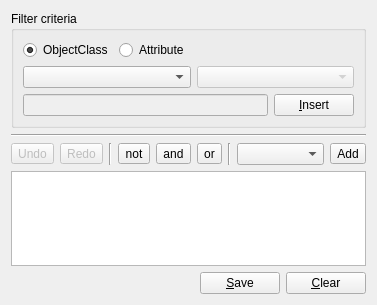
<?xml version="1.0" encoding="UTF-8"?>
<ui version="4.0">
 <class>FilterWizard</class>
 <widget class="QWidget" name="FilterWizard">
  <property name="geometry">
   <rect>
    <x>0</x>
    <y>0</y>
    <width>377</width>
    <height>305</height>
   </rect>
  </property>
  <property name="sizePolicy">
   <sizepolicy hsizetype="Expanding" vsizetype="Expanding">
    <horstretch>0</horstretch>
    <verstretch>0</verstretch>
   </sizepolicy>
  </property>
  <property name="windowTitle">
   <string>Form</string>
  </property>
  <layout class="QVBoxLayout" name="verticalLayout">
   <item>
    <widget class="QGroupBox" name="criteriaGroup">
     <property name="focusPolicy">
      <enum>Qt::NoFocus</enum>
     </property>
     <property name="title">
      <string>Filter criteria</string>
     </property>
     <layout class="QGridLayout" name="gridLayout_2">
      <item row="0" column="0">
       <widget class="QRadioButton" name="rbObjectClass">
        <property name="text">
         <string>ObjectClass</string>
        </property>
        <property name="checked">
         <bool>true</bool>
        </property>
       </widget>
      </item>
      <item row="1" column="3" colspan="3">
       <widget class="QComboBox" name="equalityBox">
        <property name="enabled">
         <bool>false</bool>
        </property>
       </widget>
      </item>
      <item row="3" column="0" colspan="5">
       <widget class="QLineEdit" name="criteriaEdit">
        <property name="enabled">
         <bool>false</bool>
        </property>
        <property name="focusPolicy">
         <enum>Qt::StrongFocus</enum>
        </property>
       </widget>
      </item>
      <item row="1" column="0" colspan="3">
       <widget class="QComboBox" name="optionBox"/>
      </item>
      <item row="0" column="1" colspan="5">
       <widget class="QRadioButton" name="rbAttribute">
        <property name="text">
         <string>Attribute</string>
        </property>
       </widget>
      </item>
      <item row="3" column="5">
       <widget class="QPushButton" name="insertButton">
        <property name="toolTip">
         <string>Click to insert the search criteria in the filter below.</string>
        </property>
        <property name="text">
         <string>&amp;Insert</string>
        </property>
       </widget>
      </item>
     </layout>
    </widget>
   </item>
   <item>
    <widget class="Line" name="line_2">
     <property name="orientation">
      <enum>Qt::Horizontal</enum>
     </property>
    </widget>
   </item>
   <item>
    <layout class="QHBoxLayout" name="horizontalLayout_2">
     <item>
      <widget class="QToolButton" name="undoButton">
       <property name="enabled">
        <bool>false</bool>
       </property>
       <property name="text">
        <string>Undo</string>
       </property>
      </widget>
     </item>
     <item>
      <widget class="QToolButton" name="redoButton">
       <property name="enabled">
        <bool>false</bool>
       </property>
       <property name="text">
        <string>Redo</string>
       </property>
      </widget>
     </item>
     <item>
      <widget class="Line" name="vline1">
       <property name="orientation">
        <enum>Qt::Vertical</enum>
       </property>
      </widget>
     </item>
     <item>
      <widget class="QToolButton" name="notButton">
       <property name="enabled">
        <bool>true</bool>
       </property>
       <property name="sizePolicy">
        <sizepolicy hsizetype="Fixed" vsizetype="Fixed">
         <horstretch>0</horstretch>
         <verstretch>0</verstretch>
        </sizepolicy>
       </property>
       <property name="toolTip">
        <string>Click to negate selection</string>
       </property>
       <property name="text">
        <string>not</string>
       </property>
      </widget>
     </item>
     <item>
      <widget class="QToolButton" name="andButton">
       <property name="enabled">
        <bool>true</bool>
       </property>
       <property name="sizePolicy">
        <sizepolicy hsizetype="Maximum" vsizetype="Fixed">
         <horstretch>0</horstretch>
         <verstretch>0</verstretch>
        </sizepolicy>
       </property>
       <property name="toolTip">
        <string>Click to 'and' selection</string>
       </property>
       <property name="text">
        <string>and</string>
       </property>
       <property name="checkable">
        <bool>false</bool>
       </property>
      </widget>
     </item>
     <item>
      <widget class="QToolButton" name="orButton">
       <property name="enabled">
        <bool>true</bool>
       </property>
       <property name="sizePolicy">
        <sizepolicy hsizetype="Fixed" vsizetype="Fixed">
         <horstretch>0</horstretch>
         <verstretch>0</verstretch>
        </sizepolicy>
       </property>
       <property name="toolTip">
        <string>Click to 'or' selection</string>
       </property>
       <property name="text">
        <string>or</string>
       </property>
       <property name="checkable">
        <bool>false</bool>
       </property>
      </widget>
     </item>
     <item>
      <widget class="Line" name="vline2">
       <property name="orientation">
        <enum>Qt::Vertical</enum>
       </property>
      </widget>
     </item>
     <item>
      <widget class="QComboBox" name="specialCharBox"/>
     </item>
     <item>
      <widget class="QToolButton" name="addSpecialCharButton">
       <property name="text">
        <string>Add</string>
       </property>
      </widget>
     </item>
    </layout>
   </item>
   <item>
    <widget class="QPlainTextEdit" name="filterEdit">
     <property name="tabChangesFocus">
      <bool>true</bool>
     </property>
    </widget>
   </item>
   <item>
    <layout class="QHBoxLayout" name="horizontalLayout">
     <item>
      <spacer name="horizontalSpacer">
       <property name="orientation">
        <enum>Qt::Horizontal</enum>
       </property>
       <property name="sizeHint" stdset="0">
        <size>
         <width>40</width>
         <height>20</height>
        </size>
       </property>
      </spacer>
     </item>
     <item>
      <widget class="QPushButton" name="saveButton">
       <property name="text">
        <string>&amp;Save</string>
       </property>
      </widget>
     </item>
     <item>
      <widget class="QPushButton" name="clearButton">
       <property name="text">
        <string>&amp;Clear</string>
       </property>
      </widget>
     </item>
    </layout>
   </item>
  </layout>
 </widget>
 <tabstops>
  <tabstop>rbObjectClass</tabstop>
  <tabstop>rbAttribute</tabstop>
  <tabstop>optionBox</tabstop>
  <tabstop>equalityBox</tabstop>
  <tabstop>criteriaEdit</tabstop>
  <tabstop>insertButton</tabstop>
  <tabstop>filterEdit</tabstop>
  <tabstop>undoButton</tabstop>
  <tabstop>redoButton</tabstop>
  <tabstop>notButton</tabstop>
  <tabstop>andButton</tabstop>
  <tabstop>orButton</tabstop>
  <tabstop>specialCharBox</tabstop>
  <tabstop>addSpecialCharButton</tabstop>
  <tabstop>saveButton</tabstop>
  <tabstop>clearButton</tabstop>
  <tabstop>criteriaGroup</tabstop>
 </tabstops>
 <resources/>
 <connections>
  <connection>
   <sender>undoButton</sender>
   <signal>clicked()</signal>
   <receiver>filterEdit</receiver>
   <slot>undo()</slot>
   <hints>
    <hint type="sourcelabel">
     <x>32</x>
     <y>256</y>
    </hint>
    <hint type="destinationlabel">
     <x>204</x>
     <y>318</y>
    </hint>
   </hints>
  </connection>
  <connection>
   <sender>redoButton</sender>
   <signal>clicked()</signal>
   <receiver>filterEdit</receiver>
   <slot>redo()</slot>
   <hints>
    <hint type="sourcelabel">
     <x>83</x>
     <y>256</y>
    </hint>
    <hint type="destinationlabel">
     <x>204</x>
     <y>318</y>
    </hint>
   </hints>
  </connection>
  <connection>
   <sender>rbObjectClass</sender>
   <signal>toggled(bool)</signal>
   <receiver>criteriaEdit</receiver>
   <slot>setDisabled(bool)</slot>
   <hints>
    <hint type="sourcelabel">
     <x>75</x>
     <y>143</y>
    </hint>
    <hint type="destinationlabel">
     <x>163</x>
     <y>204</y>
    </hint>
   </hints>
  </connection>
  <connection>
   <sender>rbObjectClass</sender>
   <signal>toggled(bool)</signal>
   <receiver>equalityBox</receiver>
   <slot>setDisabled(bool)</slot>
   <hints>
    <hint type="sourcelabel">
     <x>84</x>
     <y>143</y>
    </hint>
    <hint type="destinationlabel">
     <x>333</x>
     <y>172</y>
    </hint>
   </hints>
  </connection>
  <connection>
   <sender>filterEdit</sender>
   <signal>undoAvailable(bool)</signal>
   <receiver>undoButton</receiver>
   <slot>setEnabled(bool)</slot>
   <hints>
    <hint type="sourcelabel">
     <x>204</x>
     <y>319</y>
    </hint>
    <hint type="destinationlabel">
     <x>32</x>
     <y>257</y>
    </hint>
   </hints>
  </connection>
  <connection>
   <sender>filterEdit</sender>
   <signal>redoAvailable(bool)</signal>
   <receiver>redoButton</receiver>
   <slot>setEnabled(bool)</slot>
   <hints>
    <hint type="sourcelabel">
     <x>204</x>
     <y>319</y>
    </hint>
    <hint type="destinationlabel">
     <x>83</x>
     <y>257</y>
    </hint>
   </hints>
  </connection>
  <connection>
   <sender>clearButton</sender>
   <signal>clicked()</signal>
   <receiver>filterEdit</receiver>
   <slot>clear()</slot>
   <hints>
    <hint type="sourcelabel">
     <x>357</x>
     <y>392</y>
    </hint>
    <hint type="destinationlabel">
     <x>204</x>
     <y>319</y>
    </hint>
   </hints>
  </connection>
 </connections>
</ui>
